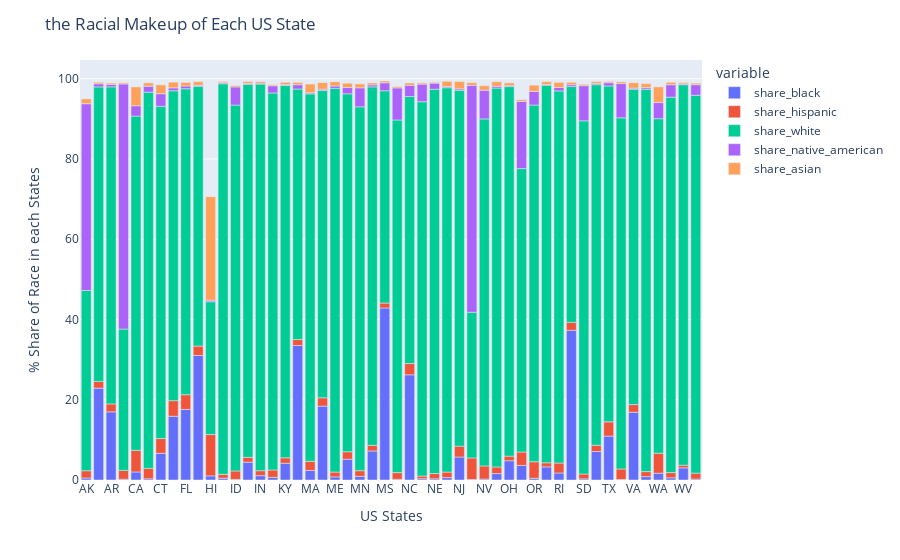

The cell this chart's notebook holds for it:
### Code cell
# fig = px.bar(racial_makeup_by_state,
#             x=racial_makeup_by_state.index,
#             y = racial_makeup_by_state.values
#             )
# fig.show()

fig = px.bar(racial_makeup_by_state_clean, 
             x=racial_makeup_by_state_clean.index,
             y=[racial_makeup_by_state_clean.share_black, racial_makeup_by_state_clean.share_hispanic,racial_makeup_by_state_clean.share_white,racial_makeup_by_state_clean.share_native_american,racial_makeup_by_state_clean.share_asian],
             hover_name=racial_makeup_by_state_clean.index,
             #color=y,
             color_continuous_scale='Agsunset'
             
            )
fig.update_layout(title="the Racial Makeup of Each US State",
                  xaxis_title="US States",
                 yaxis_title = "% Share of Race in each States")
fig.show()

### Figure 1 — Plotly figure (JSON) as saved in the notebook; plotly's stock layout.template omitted (floating-point values rounded to 4 significant figures)
{"data": [{"alignmentgroup": "True", "hovertemplate": "<b>%{hovertext}</b><br><br>variable=share_black<br>Geographic area=%{x}<br>value=%{y}<extra></extra>", "hovertext": ["AK", "AL", "AR", "AZ", "CA", "CO", "CT", "DE", "FL", "GA", "HI", "IA", "ID", "IL", "IN", "KS", "KY", "LA", "MA", "MD", "ME", "MI", "MN", "MO", "MS", "MT", "NC", "ND", "NE", "NH", "NJ", "NM", "NV", "NY", "OH", "OK", "OR", "PA", "RI", "SC", "SD", "TN", "TX", "UT", "VA", "VT", "WA", "WI", "WV", "WY"], "legendgroup": "share_black", "marker": {"color": "#636efa"}, "name": "share_black", "offsetgroup": "share_black", "orientation": "v", "showlegend": true, "textposition": "auto", "type": "bar", "x": ["AK", "AL", "AR", "AZ", "CA", "CO", "CT", "DE", "FL", "GA", "HI", "IA", "ID", "IL", "IN", "KS", "KY", "LA", "MA", "MD", "ME", "MI", "MN", "MO", "MS", "MT", "NC", "ND", "NE", "NH", "NJ", "NM", "NV", "NY", "OH", "OK", "OR", "PA", "RI", "SC", "SD", "TN", "TX", "UT", "VA", "VT", "WA", "WI", "WV", "WY"], "xaxis": "x", "y": [0.4963, 22.89, 16.99, 0.2051, 2.004, 0.3077, 6.647, 15.89, 17.59, 31.03, 1.029, 0.4579, 0.1508, 4.448, 1.085, 0.6615, 4.178, 33.53, 2.372, 18.41, 0.7754, 5.177, 0.901, 7.241, 42.87, 0.1743, 26.22, 0.3204, 0.2909, 0.6015, 5.735, 0.1286, 0.2368, 1.6, 4.796, 3.634, 0.42, 3.267, 1.75, 37.3, 0.2886, 7.113, 10.94, 0.1299, 16.88, 0.8427, 1.688, 0.5477, 3.025, 0.2339], "yaxis": "y"}, {"alignmentgroup": "True", "hovertemplate": "<b>%{hovertext}</b><br><br>variable=share_hispanic<br>Geographic area=%{x}<br>value=%{y}<extra></extra>", "hovertext": ["AK", "AL", "AR", "AZ", "CA", "CO", "CT", "DE", "FL", "GA", "HI", "IA", "ID", "IL", "IN", "KS", "KY", "LA", "MA", "MD", "ME", "MI", "MN", "MO", "MS", "MT", "NC", "ND", "NE", "NH", "NJ", "NM", "NV", "NY", "OH", "OK", "OR", "PA", "RI", "SC", "SD", "TN", "TX", "UT", "VA", "VT", "WA", "WI", "WV", "WY"], "legendgroup": "share_hispanic", "marker": {"color": "#EF553B"}, "name": "share_hispanic", "offsetgroup": "share_hispanic", "orientation": "v", "showlegend": true, "textposition": "auto", "type": "bar", "x": ["AK", "AL", "AR", "AZ", "CA", "CO", "CT", "DE", "FL", "GA", "HI", "IA", "ID", "IL", "IN", "KS", "KY", "LA", "MA", "MD", "ME", "MI", "MN", "MO", "MS", "MT", "NC", "ND", "NE", "NH", "NJ", "NM", "NV", "NY", "OH", "OK", "OR", "PA", "RI", "SC", "SD", "TN", "TX", "UT", "VA", "VT", "WA", "WI", "WV", "WY"], "xaxis": "x", "y": [1.814, 1.678, 1.976, 2.185, 5.412, 2.587, 3.689, 3.889, 3.669, 2.346, 10.29, 0.9476, 2.105, 1.202, 1.233, 1.845, 1.354, 1.484, 2.278, 2.075, 1.205, 1.874, 1.411, 1.399, 1.226, 1.668, 2.802, 0.6667, 1.312, 1.382, 2.697, 5.371, 3.274, 1.646, 1.152, 3.34, 4.126, 1.022, 2.481, 1.981, 1.216, 1.556, 3.552, 2.618, 1.908, 1.247, 4.985, 1.301, 0.6637, 1.477], "yaxis": "y"}, {"alignmentgroup": "True", "hovertemplate": "<b>%{hovertext}</b><br><br>variable=share_white<br>Geographic area=%{x}<br>value=%{y}<extra></extra>", "hovertext": ["AK", "AL", "AR", "AZ", "CA", "CO", "CT", "DE", "FL", "GA", "HI", "IA", "ID", "IL", "IN", "KS", "KY", "LA", "MA", "MD", "ME", "MI", "MN", "MO", "MS", "MT", "NC", "ND", "NE", "NH", "NJ", "NM", "NV", "NY", "OH", "OK", "OR", "PA", "RI", "SC", "SD", "TN", "TX", "UT", "VA", "VT", "WA", "WI", "WV", "WY"], "legendgroup": "share_white", "marker": {"color": "#00cc96"}, "name": "share_white", "offsetgroup": "share_white", "orientation": "v", "showlegend": true, "textposition": "auto", "type": "bar", "x": ["AK", "AL", "AR", "AZ", "CA", "CO", "CT", "DE", "FL", "GA", "HI", "IA", "ID", "IL", "IN", "KS", "KY", "LA", "MA", "MD", "ME", "MI", "MN", "MO", "MS", "MT", "NC", "ND", "NE", "NH", "NJ", "NM", "NV", "NY", "OH", "OK", "OR", "PA", "RI", "SC", "SD", "TN", "TX", "UT", "VA", "VT", "WA", "WI", "WV", "WY"], "xaxis": "x", "y": [44.92, 73.4, 79.02, 35.23, 83.27, 93.77, 82.79, 77.24, 76.26, 64.74, 33.1, 97.35, 91.19, 92.97, 96.35, 93.95, 92.81, 62.43, 91.57, 76.59, 95.64, 89.19, 90.69, 89.33, 52.91, 87.88, 66.55, 93.28, 95.78, 95.78, 88.7, 36.31, 86.47, 94.42, 92.09, 70.64, 88.89, 94.12, 92.73, 58.77, 88.01, 89.84, 83.71, 87.51, 78.61, 95.31, 83.37, 93.56, 94.83, 94.18], "yaxis": "y"}, {"alignmentgroup": "True", "hovertemplate": "<b>%{hovertext}</b><br><br>variable=share_native_american<br>Geographic area=%{x}<br>value=%{y}<extra></extra>", "hovertext": ["AK", "AL", "AR", "AZ", "CA", "CO", "CT", "DE", "FL", "GA", "HI", "IA", "ID", "IL", "IN", "KS", "KY", "LA", "MA", "MD", "ME", "MI", "MN", "MO", "MS", "MT", "NC", "ND", "NE", "NH", "NJ", "NM", "NV", "NY", "OH", "OK", "OR", "PA", "RI", "SC", "SD", "TN", "TX", "UT", "VA", "VT", "WA", "WI", "WV", "WY"], "legendgroup": "share_native_american", "marker": {"color": "#ab63fa"}, "name": "share_native_american", "offsetgroup": "share_native_american", "orientation": "v", "showlegend": true, "textposition": "auto", "type": "bar", "x": ["AK", "AL", "AR", "AZ", "CA", "CO", "CT", "DE", "FL", "GA", "HI", "IA", "ID", "IL", "IN", "KS", "KY", "LA", "MA", "MD", "ME", "MI", "MN", "MO", "MS", "MT", "NC", "ND", "NE", "NH", "NJ", "NM", "NV", "NY", "OH", "OK", "OR", "PA", "RI", "SC", "SD", "TN", "TX", "UT", "VA", "VT", "WA", "WI", "WV", "WY"], "xaxis": "x", "y": [46.55, 0.7828, 0.6105, 61.08, 2.579, 1.477, 3.132, 0.7111, 0.6809, 0.2413, 0.3833, 0.2374, 4.525, 0.2371, 0.2447, 1.798, 0.1869, 1.07, 0.2773, 0.3231, 0.5746, 1.561, 4.736, 0.5101, 1.977, 7.988, 2.812, 4.389, 1.512, 0.2794, 0.3351, 56.54, 7.163, 0.456, 0.2177, 16.74, 3.415, 0.1394, 0.85, 0.4485, 8.754, 0.3277, 0.8127, 8.534, 0.2627, 0.3876, 4.013, 3.098, 0.2091, 2.625], "yaxis": "y"}, {"alignmentgroup": "True", "hovertemplate": "<b>%{hovertext}</b><br><br>variable=share_asian<br>Geographic area=%{x}<br>value=%{y}<extra></extra>", "hovertext": ["AK", "AL", "AR", "AZ", "CA", "CO", "CT", "DE", "FL", "GA", "HI", "IA", "ID", "IL", "IN", "KS", "KY", "LA", "MA", "MD", "ME", "MI", "MN", "MO", "MS", "MT", "NC", "ND", "NE", "NH", "NJ", "NM", "NV", "NY", "OH", "OK", "OR", "PA", "RI", "SC", "SD", "TN", "TX", "UT", "VA", "VT", "WA", "WI", "WV", "WY"], "legendgroup": "share_asian", "marker": {"color": "#FFA15A"}, "name": "share_asian", "offsetgroup": "share_asian", "orientation": "v", "showlegend": true, "textposition": "auto", "type": "bar", "x": ["AK", "AL", "AR", "AZ", "CA", "CO", "CT", "DE", "FL", "GA", "HI", "IA", "ID", "IL", "IN", "KS", "KY", "LA", "MA", "MD", "ME", "MI", "MN", "MO", "MS", "MT", "NC", "ND", "NE", "NH", "NJ", "NM", "NV", "NY", "OH", "OK", "OR", "PA", "RI", "SC", "SD", "TN", "TX", "UT", "VA", "VT", "WA", "WI", "WV", "WY"], "xaxis": "x", "y": [1.215, 0.3723, 0.3216, 0.2983, 4.702, 0.8288, 2.216, 1.411, 0.8819, 0.9029, 25.8, 0.3067, 0.3446, 0.4587, 0.3957, 0.2703, 0.5849, 0.5627, 2.171, 1.623, 1.045, 1.084, 0.9687, 0.481, 0.452, 0.3368, 0.5787, 0.3061, 0.2234, 1.329, 1.824, 0.6667, 1.116, 1.114, 0.7232, 0.4235, 1.545, 0.7101, 1.281, 0.6103, 0.3367, 0.4376, 0.2968, 0.4299, 1.344, 0.9888, 3.909, 0.6037, 0.3233, 0.3857], "yaxis": "y"}], "layout": {"barmode": "relative", "legend": {"title": {"text": "variable"}, "tracegroupgap": 0}, "margin": {"t": 60}, "title": {"text": "the Racial Makeup of Each US State"}, "xaxis": {"anchor": "y", "domain": [0, 1], "title": {"text": "US States"}}, "yaxis": {"anchor": "x", "domain": [0, 1], "title": {"text": "% Share of Race in each States"}}}}
